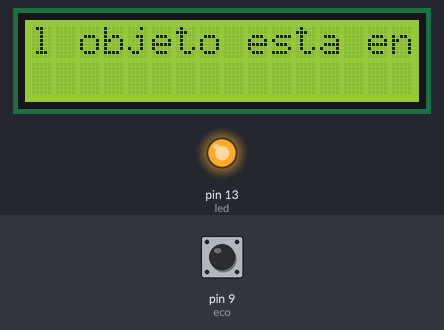
A sketch run on a simulated Arduino Uno, built with avr-gcc and run on an emulated ATmega328P. Shown: 16×2 character LCD, output pins drawn as LEDs (lit = HIGH). Inputs (shaded band) come from the test bench; at power-on: pin 9 (eco) LOW. Pins used as bus, display or sensor lines are not drawn; what the sketch prints to the serial monitor is not drawn.

Above: at 1.8 s.
1.9 s: pin 9 (eco) pulsed HIGH 2 times (0.12 s each, 0.3 s apart)
At 2.6 s:
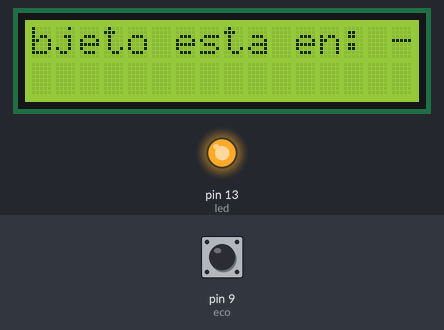
At 3.9 s:
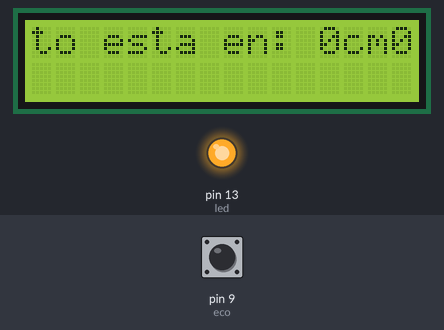
Timing chart, 0 to 5.4 s (numbered marks = the images above; inputs shaded):
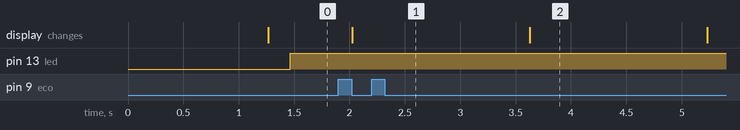

The sketch:

sensor_ultrasonico_y_lcd.ino
```cpp
#include <LiquidCrystal.h>
// sensor ultrasonico y lcd
LiquidCrystal lcd (7, 6, 5, 4, 3, 2);

int trig = 10;
int eco = 9;
int led = 13;
int duracion;
int distancia;


void setup() {
  // put your setup code here, to run once:
  lcd.begin(16, 2);
  pinMode(trig, OUTPUT);
  pinMode(eco, INPUT);
  pinMode(led, OUTPUT);
  Serial.begin(9600);
}

void loop() {
  // put your main code here, to run repeatedly:
  lcd.setCursor(2, 0);
  digitalWrite(trig, HIGH);
  delay(200);
  digitalWrite(trig, LOW);
  duracion = pulseIn(eco, HIGH);
  distancia = duracion / 58.2;
  Serial.print(distancia);
  Serial.print(" Centimetros");
  Serial.println();
  lcd.print("El objeto esta en: ");
  lcd.scrollDisplayLeft();
  lcd.print(distancia);
  lcd.scrollDisplayLeft();
  lcd.print("cm");
  lcd.scrollDisplayLeft();


  delay(200);


  if (distancia <= 20){
    digitalWrite(led, HIGH);
    delay(200);


  } else{
    digitalWrite(led, LOW);
    delay(200);
  }
}
```
